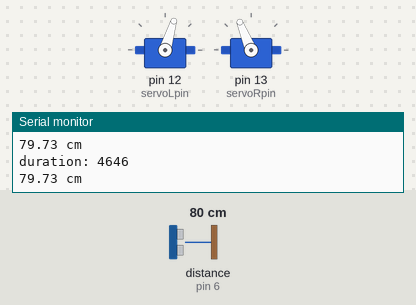
Simulated run of this sketch. Board: Arduino Uno, built with avr-gcc and run on an emulated ATmega328P. Shown: 2 × servo, the last lines printed to the serial monitor. Wiring (inferred from the names in the program): ultrasonic range finder: trigger pin 5; echo pin 6. The test bench sets the inputs (shaded band); at power-on: distance to the obstacle (sensor on pin 6) 80 cm. The echo pulse lasts 58.3 µs per cm.

Above: at 1.2 s.
1.3 s: distance to the obstacle (sensor on pin 6) set to 24 cm
2.8 s: distance to the obstacle (sensor on pin 6) set to 21 cm
At 3.5 s:
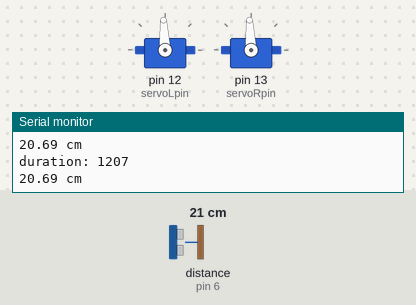
4.3 s: distance to the obstacle (sensor on pin 6) set to 2 cm
At 5.0 s:
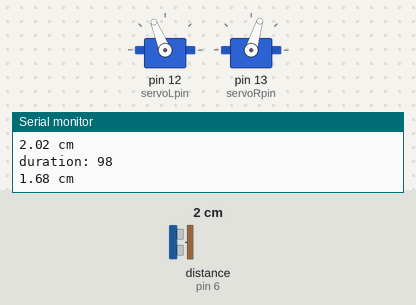
5.8 s: distance to the obstacle (sensor on pin 6) set to 35 cm
At 6.6 s:
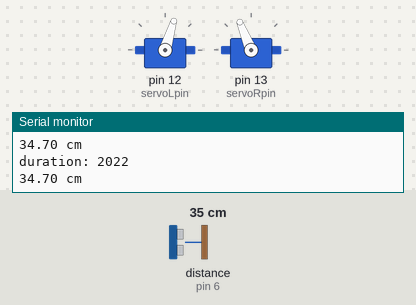
7.3 s: distance to the obstacle (sensor on pin 6) set to 4 cm
At 7.7 s:
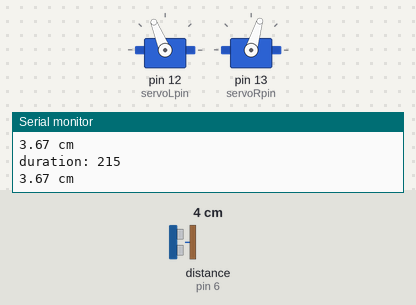
Timing chart, 0 to 9.8 s (numbered marks = the images above; inputs shaded):
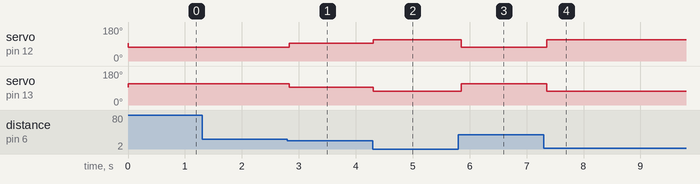

The sketch:

sonar_drive_to_distance.ino
```cpp
/*
 Robotics with the BOE Shield – LeftServoClockwise
 Generate a servo full speed clockwise signal on digital pin 13.
 */

#include <Servo.h>                           // Include servo library

Servo servoLeft;                             // Declare left servo
Servo servoRight;                             // Declare left servo
int servoLpin = 12;
int servoRpin = 13;

#define trigPin 5
#define echoPin 6

float cm_per_microsecond = 0.03432;

void setup()                                 // Built in initialization block
{
  Serial.begin(115200);
  pinMode(trigPin, OUTPUT);
  pinMode(echoPin, INPUT);

  servoLeft.attach(servoLpin);               // Attach left signal to pin
  servoLeft.writeMicroseconds(1500);         // hold still
  servoRight.attach(servoRpin);                     // Attach left signal to pin
  servoRight.writeMicroseconds(1500);        // hold still
}

void forward(int speed){
  if ( speed > 200 ){
    speed = 200;
  }
  else if ( speed < 0){
    speed = 0;
  }
  servoLeft.writeMicroseconds(1500-speed);
  servoRight.writeMicroseconds(1500+speed);

}

void backwards(int speed){
  if ( speed > 200 ){
    speed = 200;
  }
  else if ( speed < 0){
    speed = 0;
  }
  servoLeft.writeMicroseconds(1500+speed);
  servoRight.writeMicroseconds(1500-speed);

}


void stop(){
  servoLeft.writeMicroseconds(1500);
  servoRight.writeMicroseconds(1500);

}

void loop()                                  // Main loop auto-repeats
{                                            // Empty, nothing needs repeating
  int mydelay = 50;
  long duration;
  float distance;
  float stopping_point1 = 21.0;//cm
  float stopping_point2 = 19.0;//cm

  digitalWrite(trigPin, LOW);
  // code from the internet has these fairly specific delays
  // they seem arbitrary; I have not read the spec on the sonar
  // sensor to know if they are required or if they are the best values
  delayMicroseconds(2);
  digitalWrite(trigPin, HIGH);
  //  delayMicroseconds(1000);//<-- internet code said the author had
  //                                removed this line
  delayMicroseconds(10);
  digitalWrite(trigPin, LOW);
  duration = pulseIn(echoPin, HIGH);//<-- this is a pretty cool Arduino function
  //                                       You may want to bring up it
  //                                       documentation from the Arduino website
  Serial.print("duration: ");
  Serial.println(duration);
  distance = (duration/2) * cm_per_microsecond;
  if (distance >= 200 || distance <= 0){
    Serial.println("Out of range");
  }
  else {
    Serial.print(distance);
    Serial.println(" cm");
  }

  if ( distance > stopping_point1 ){
    forward(200);
  }
  else if ( distance < stopping_point2 ){
    backwards(200);
  }
  else {
    stop();
  }
  delay(mydelay);
}
```

Measured:
- the behaviour switches between 22 and 21 cm on distance to the obstacle (sensor on pin 6) (found by bisection; images 0 and 1)
- after the input at 2.8 s, servo on pin 12 (servoLpin): 73° → 93° at once; servo on pin 13 (servoRpin): 112° → 93° at once
- after the input at 4.3 s, servo on pin 12 (servoLpin): 93° → 112° at once; servo on pin 13 (servoRpin): 93° → 73° at once
- after the input at 5.8 s, servo on pin 12 (servoLpin): 112° → 73° after 0.05 s; servo on pin 13 (servoRpin): 73° → 112° after 0.05 s
- after the input at 7.3 s, servo on pin 12 (servoLpin): 73° → 112° after 0.05 s; servo on pin 13 (servoRpin): 112° → 73° after 0.05 s
